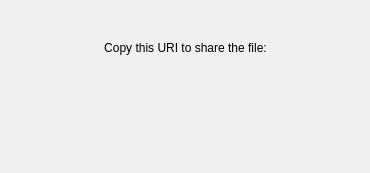
<?xml version="1.0" encoding="UTF-8"?>
<ui version="4.0">
 <class>UriDialog</class>
 <widget class="QDialog" name="UriDialog">
  <property name="geometry">
   <rect>
    <x>0</x>
    <y>0</y>
    <width>370</width>
    <height>173</height>
   </rect>
  </property>
  <property name="windowTitle">
   <string>Dialog</string>
  </property>
  <layout class="QGridLayout" name="gridLayout">
   <item row="2" column="2">
    <spacer name="horizontalSpacer_4">
     <property name="orientation">
      <enum>Qt::Horizontal</enum>
     </property>
     <property name="sizeHint" stdset="0">
      <size>
       <width>40</width>
       <height>20</height>
      </size>
     </property>
    </spacer>
   </item>
   <item row="0" column="0">
    <spacer name="horizontalSpacer">
     <property name="orientation">
      <enum>Qt::Horizontal</enum>
     </property>
     <property name="sizeHint" stdset="0">
      <size>
       <width>40</width>
       <height>20</height>
      </size>
     </property>
    </spacer>
   </item>
   <item row="2" column="1">
    <widget class="QLabel" name="UriLabel">
     <property name="text">
      <string/>
     </property>
     <property name="textFormat">
      <enum>Qt::RichText</enum>
     </property>
     <property name="alignment">
      <set>Qt::AlignCenter</set>
     </property>
     <property name="textInteractionFlags">
      <set>Qt::LinksAccessibleByMouse|Qt::TextSelectableByMouse</set>
     </property>
    </widget>
   </item>
   <item row="0" column="2">
    <spacer name="horizontalSpacer_2">
     <property name="orientation">
      <enum>Qt::Horizontal</enum>
     </property>
     <property name="sizeHint" stdset="0">
      <size>
       <width>40</width>
       <height>20</height>
      </size>
     </property>
    </spacer>
   </item>
   <item row="2" column="0">
    <spacer name="horizontalSpacer_3">
     <property name="orientation">
      <enum>Qt::Horizontal</enum>
     </property>
     <property name="sizeHint" stdset="0">
      <size>
       <width>40</width>
       <height>20</height>
      </size>
     </property>
    </spacer>
   </item>
   <item row="0" column="1">
    <widget class="QLabel" name="label">
     <property name="text">
      <string>Copy this URI to share the file:</string>
     </property>
     <property name="alignment">
      <set>Qt::AlignCenter</set>
     </property>
    </widget>
   </item>
  </layout>
 </widget>
 <resources/>
 <connections/>
</ui>
